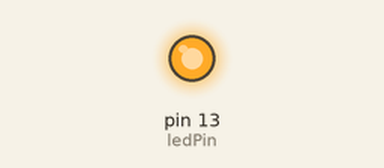
The sketch below on a simulated Arduino Uno, built with avr-gcc and run on an emulated ATmega328P. Parts: output pins drawn as LEDs (lit = HIGH).

Above: at 1.5 s.
At 3.5 s:
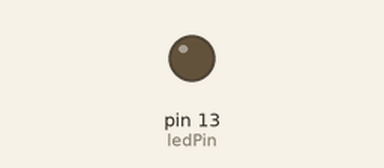
Timing chart, 0 to 5.2 s (numbered marks = the images above):
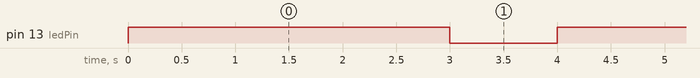

Measured:
- by itself, pin 13 (ledPin): alternates HIGH for 3.0 s and LOW for 1.0 s

The sketch:

blink.ino
```cpp
/*
First program
*/
int ledPin = 13;

void setup() {
  // initialize pins as outputs
  pinMode(ledPin, OUTPUT);
}

void loop() {
  // turn led on, sleep, off
  digitalWrite(ledPin, HIGH);
  delay(3000);
  digitalWrite(ledPin, LOW);
  delay(1000);
}
```
